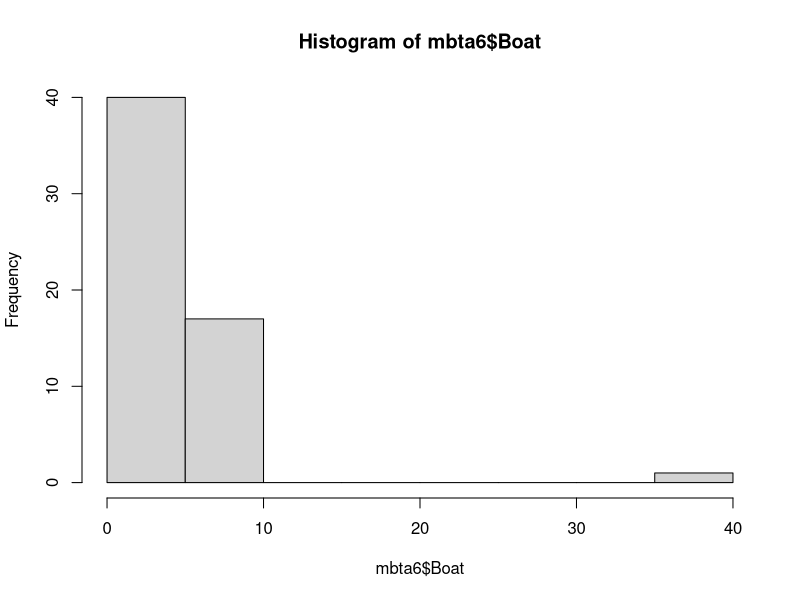
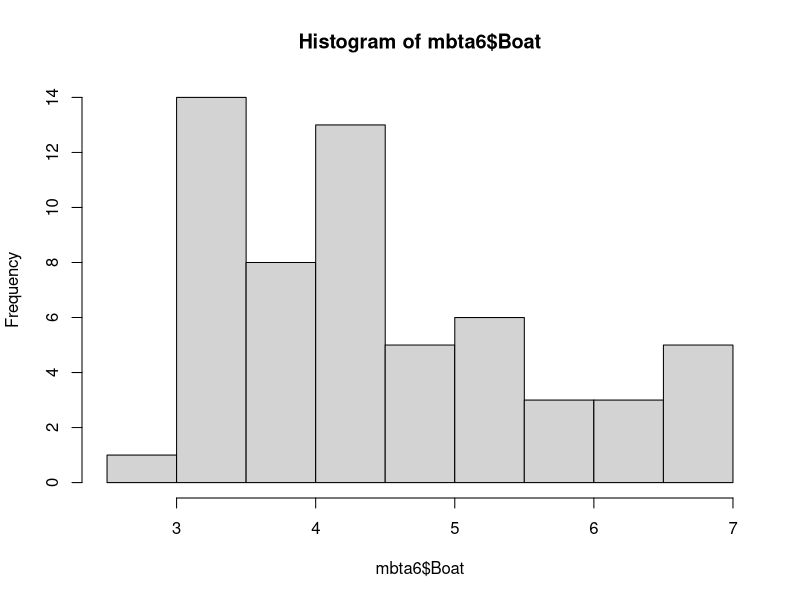

Write R code to recreate these figures, in order.
#Start of the R script for cleaning data of Boston Public Transit Ridership Data
library(readxl)

# Importing mbta.xlsx and skip first row: mbta
mbta <- read_excel("mbta.xlsx",skip=1) #skipping the first row

#structure of mbta
str(mbta)

#11 rows of mbta
head(mbta,n=11)

#summary of mbta
summary(mbta)

# Removing rows 1, 7, and 11 of mbta: mbta2
mbta2 <- mbta[-c(1, 7, 11), ]

# Removing the first column of mbta2: mbta3
mbta3 <- mbta2[, -1]

#Tidying Data
# Load tidyr
library(tidyr)

# Gather columns of mbta3: mbta4
mbta4 <- gather(mbta3, month, thou_riders, -mode)

# View the head of mbta4
head(mbta4)

# Coercing thou_riders to numeric
mbta4$thou_riders <- as.numeric(mbta4$thou_riders)
head(mbta4)

# Spreading the contents of mbta4: mbta5
mbta5 <- spread(mbta4, mode, thou_riders)

# View the head of mbta5
head(mbta5)
head(mbta5$month)

# Splitting month column into month and year: mbta6
mbta6 <- separate(mbta5,month,c("year","month"),sep="-")

# View the head of mbta6
head(mbta6)

#Spotting Outliers
# View a summary of mbta6
summary(mbta6)


# Generate a histogram of Boat column
hist(mbta6$Boat)

#Removing The Outlier
# the row number of the incorrect value: i
i <- which(mbta6$Boat > 30)

# Replace the incorrect value with 4
mbta6$Boat[i] <- 4

# Generate a histogram of Boat column
hist(mbta6$Boat)
